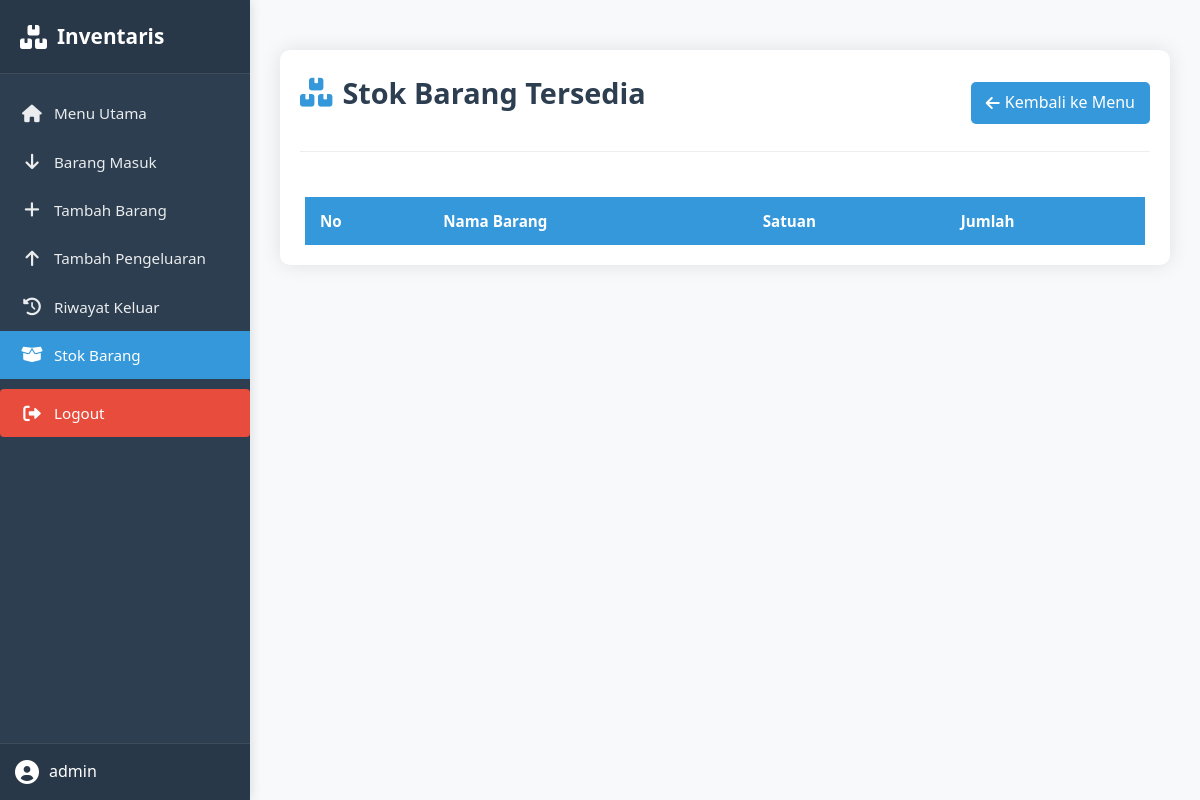
/stok (signed in), run on an earlier commit of the app's database.
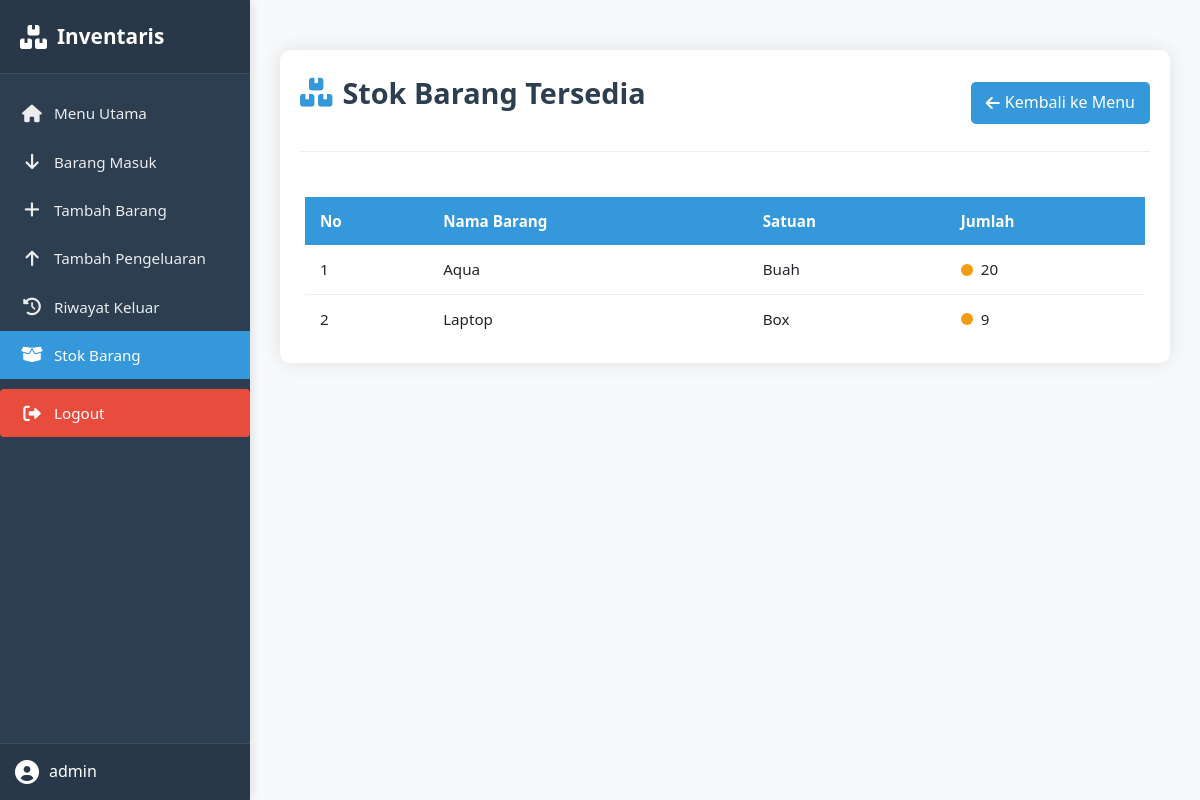
And on a later commit of the database.
### tables this page shows
CREATE TABLE stok (
            id INTEGER PRIMARY KEY AUTOINCREMENT,
            nama TEXT UNIQUE,
            satuan TEXT,
            jumlah INTEGER,
            min_stok INTEGER DEFAULT 0
        );

### app.py (the view)
@app.route('/stok')
def stok_barang():
    if 'username' not in session:
        return redirect(url_for('login'))
    with sqlite3.connect(DATABASE) as conn:
        conn.row_factory = sqlite3.Row
        cur = conn.cursor()
        cur.execute("SELECT * FROM stok ORDER BY nama")
        rows = cur.fetchall()
    return render_template('stok_barang.html', data=rows)

### templates/stok_barang.html (shortened to what this page needs)
<!DOCTYPE html>
<html>
<head>
    <link rel="stylesheet" href="{{ url_for('static', filename='style.css') }}">
    <link rel="stylesheet" href="{{ url_for('static', filename='stok_barang.css') }}">
    <link rel="stylesheet" href="https://cdnjs.cloudflare.com/ajax/libs/font-awesome/6.0.0/css/all.min.css">
</head>
<body>
    <nav class="sidebar">
        <div class="sidebar-header">
            <h2><i class="fas fa-boxes"></i> Inventaris</h2>
        </div>
        <ul class="sidebar-menu">
            <li><a href="{{ url_for('index') }}"><i class="fas fa-home"></i> Menu Utama</a></li>
            <li><a href="{{ url_for('barang_list') }}"><i class="fas fa-arrow-down"></i> Barang Masuk</a></li>
            <li><a href="{{ url_for('barang_tambah') }}"><i class="fas fa-plus"></i> Tambah Barang</a></li>
            <li><a href="{{ url_for('pengeluaran_tambah') }}"><i class="fas fa-arrow-up"></i> Tambah Pengeluaran</a></li>
            <li><a href="{{ url_for('list_pengeluaran') }}"><i class="fas fa-history"></i> Riwayat Keluar</a></li>
            <li class="active"><a href="{{ url_for('stok_barang') }}"><i class="fas fa-box-open"></i> Stok Barang</a></li>
            <li class="logout-link"><a href="{{ url_for('logout') }}"><i class="fas fa-sign-out-alt"></i> Logout</a></li>
        </ul>
        <div class="sidebar-footer">
            <div class="user-info">
                <i class="fas fa-user-circle"></i>
                <span>{{ session['username'] }}</span>
            </div>
        </div>
    </nav>
    <div class="content">
        <div class="stok-container">
            <div class="stok-header">
                <h1 class="stok-title"><i class="fas fa-boxes"></i> Stok Barang Tersedia</h1>
                <a href="/" class="back-btn"><i class="fas fa-arrow-left"></i> Kembali ke Menu</a>
            </div>
            <div class="table-responsive">
                <table class="stok-table">
                    <thead>
                        <tr>
                            <th>No</th>
                            <th>Nama Barang</th>
                            <th>Satuan</th>
                            <th>Jumlah</th>
                        </tr>
                    </thead>
                    <tbody>
                        {% for row in data %}
                        <tr>
                            <td>{{ loop.index }}</td>
                            <td>{{ row[1] }}</td>
                            <td>{{ row[2] }}</td>
                            <td>
                                <div class="stock-quantity">
                                    {% if row[3] > 20 %}
                                        <span class="stock-indicator stock-high"></span>
                                    {% elif row[3] > 5 %}
                                        <span class="stock-indicator stock-medium"></span>
                                    {% else %}
                                        <span class="stock-indicator stock-low"></span>
                                    {% endif %}
                                    {{ row[3] }}
                                </div>
                            </td>
                        </tr>
                        {% endfor %}
                    </tbody>
                </table>
            </div>
        </div>
    </div>
</body>
</html>

What changed in the data, as far as the page shows it:
added stok: nama "Aqua", satuan "Buah", jumlah "20"
added stok: nama "Laptop", satuan "Box", jumlah "9"
